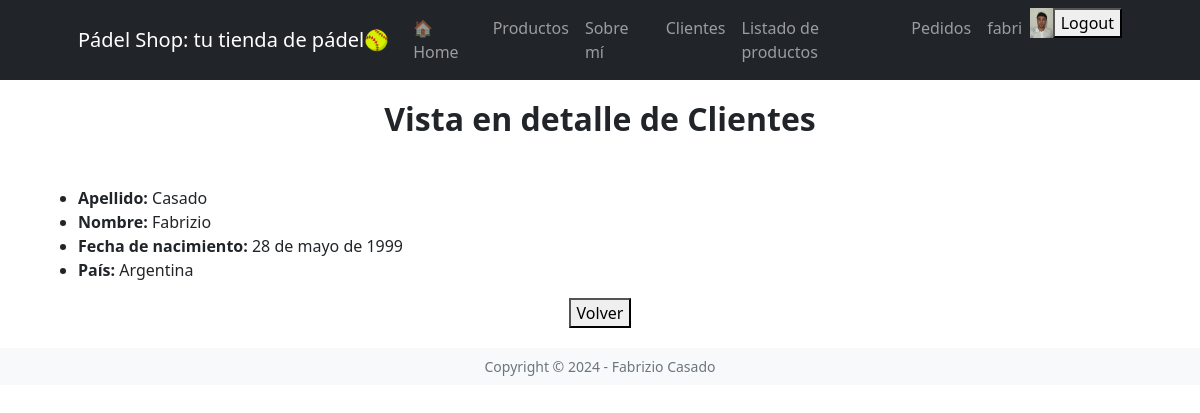
/clientes/cliente/detail/1 (signed in), run on the app's committed database.
### ventas/models.py (models this page shows, shortened)
class Vendedor(models.Model):
    usuario = models.OneToOneField(User, on_delete=models.CASCADE, related_name='vendedor')
    celular = models.CharField(max_length=50, blank=True, null=True)
    avatar = models.ImageField(upload_to='avatares', blank=True, null=True)
    class Meta:
        verbose_name = 'Vendedor'
        verbose_name_plural = 'Vendedores'

### clientes/models.py (models this page shows, shortened)
class Cliente(models.Model):
    nombre = models.CharField(max_length=50)
    apellido = models.CharField(max_length=50)
    nacimiento = models.DateField(null=True, blank=True)
    telefono = models.CharField(
        max_length=15,
        null = True,
        blank = False,
        validators=[
            RegexValidator(r'^\d{10,15}$', 'El número de teléfono debe contener solo números (entre 10 y 15 dígitos).')
        ]
    )
    email = models.CharField(max_length=100, null=True, blank=True,)
    pais_origen_id = models.ForeignKey(
        Pais, on_delete=models.SET_NULL, null=True, blank=True, verbose_name='País'
    )
    class Meta:
        verbose_name = 'Cliente'
        verbose_name_plural = 'Clientes'

class Pais(models.Model):
    nombre = models.CharField(max_length=50, unique=True)
    def __str__(self):
        return self.nombre
    class Meta:
        verbose_name = 'País de origen'
        verbose_name_plural = 'Países de origen'

### clientes/views.py (the view)
# urls.py: path('cliente/detail/<int:pk>', login_required(views.ClienteDetail.as_view()), name='cliente_detail'),
class ClienteDetail(DetailView):
    model = Cliente

### clientes/templates/clientes/cliente_detail.html
{% extends 'core/base.html' %}
{% block header %}
    Vista en detalle de Clientes
{% endblock header %}
{% block main %}
    <ul>
        <li>
            <strong>Apellido:</strong> {{ object.apellido }}
        </li>
        <li>
            <strong>Nombre:</strong> {{ object.nombre }}
        </li>
        <li>
            <strong>Fecha de nacimiento:</strong> {{ object.nacimiento }}
        </li>
        <li>
            <strong>País:</strong> {{ object.pais_origen_id }}
        </li>
    </ul>
    {% include 'clientes/partials/volver_cliente.html' %}
{% endblock main %}

### core/templates/core/componentes/navbar.html (shortened to what this page needs)
{% load static %}
<nav class="navbar navbar-expand-lg navbar-dark bg-dark">
    <div class="container px-5">
        <a class="navbar-brand" href="{% url 'core:index' %}">Pádel Shop: tu tienda de pádel🥎</a>
        <div class="collapse navbar-collapse" id="navbarSupportedContent">
            <ul class="navbar-nav ms-auto mb-2 mb-lg-0">
                <li class="nav-item"><a class="nav-link" href="{% url 'core:index' %}">🏠Home</a></li>
                <li class="nav-item"><a class="nav-link" href="#productos">Productos</a></li>
                <li class="nav-item"><a class="nav-link" href="{% url 'core:aboutme' %}">Sobre mí</a></li>
                {% if user.is_authenticated %}
                <li class="nav-item"><a class="nav-link" href="{% url 'clientes:cliente_list' %}">Clientes</a></li>
                <li class="nav-item"><a class="nav-link" href="{% url 'productos:productocategoria_list' %}">Listado de productos</a></li>
                <li class="nav-item"><a class="nav-link" href="{% url 'productos:pedido_list' %}">Pedidos</a></li>
                <li class="nav-item"><a class="nav-link" href="{% url 'core:profile' %}">{{ user.username }}</a></li>
                    {% if user.vendedor.avatar %}
                    <img src="{{ user.vendedor.avatar.url }}"
                         alt="avatar"
                         style="height: 30px" />
                    {% else %}
                    <img src="{% static 'core/img/perfil.png' %}"
                         alt="avatar"
                         style="height: 30px" />
                    {% endif %}
                <form action="{% url 'core:logout' %}" method="post">
                    <button type="submit">Logout</button>
                </form>
                {% else %}
                <li class="nav-item"><a class="nav-link" href="{% url 'core:login' %}">Login</a></li>
                {% endif %}
            </ul>
        </div>
    </div>
</nav>

### data on the page
Cliente: apellido "Casado", nombre "Fabrizio", nacimiento "28 de mayo de 1999", pais_origen_id "Argentina"

### other printed values
{{ user.username }} "fabri"
